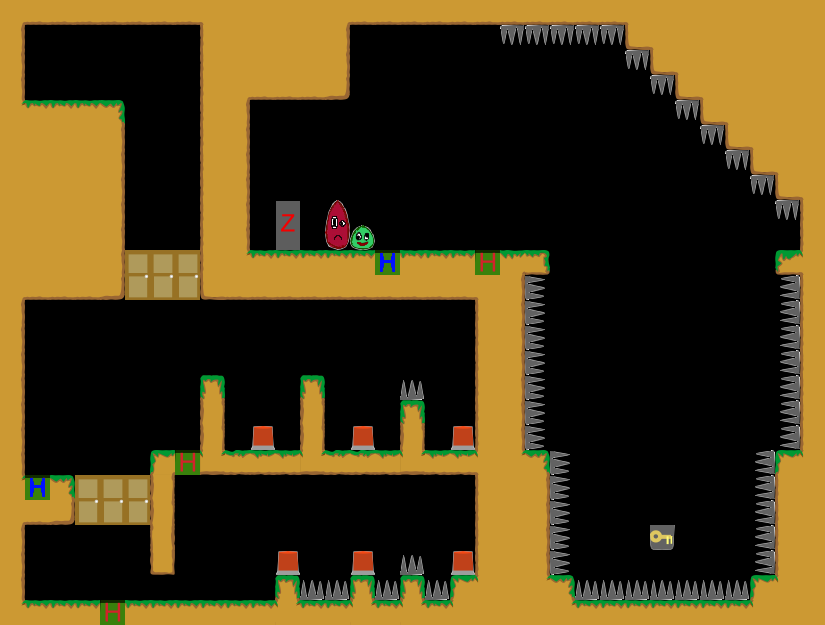

Below is a game level as drawn by its tile map, then a one-line description and the .tmx that defines it (tile-layer data replaced by summaries):
An orthogonal 33x25 tile map with 25x25 px tiles, 1 tile layer (Kachelebene 1).

<map version="1.0" orientation="orthogonal" width="33" height="25" tilewidth="25" tileheight="25">
 <tileset firstgid="1" name="Tileset" tilewidth="25" tileheight="25">
  <image source="../../../img/Tileset.png" width="400" height="250" />
 </tileset>
 <layer name="Kachelebene 1" width="33" height="25">
  <data>[825 cells, 374 non-empty, 41 distinct tile ids]</data>
 </layer>
</map>
